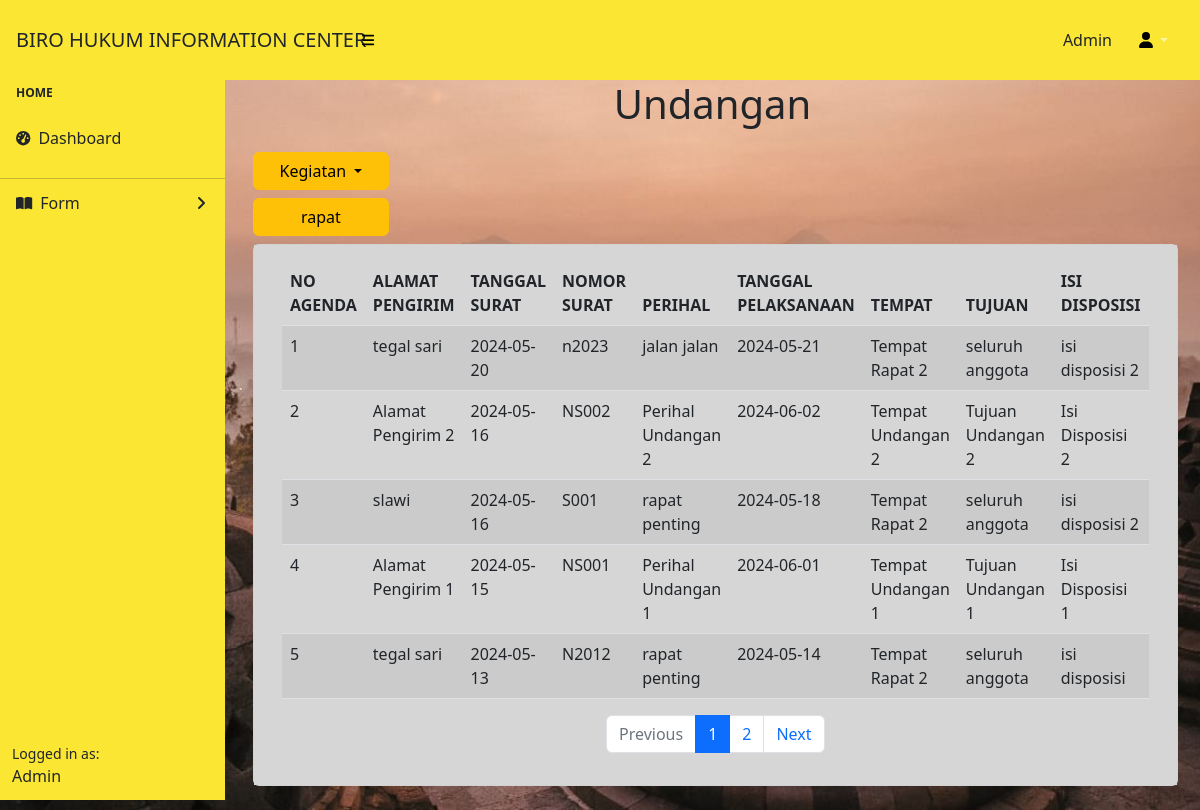
Before: /features/undangan.php with the older database file.
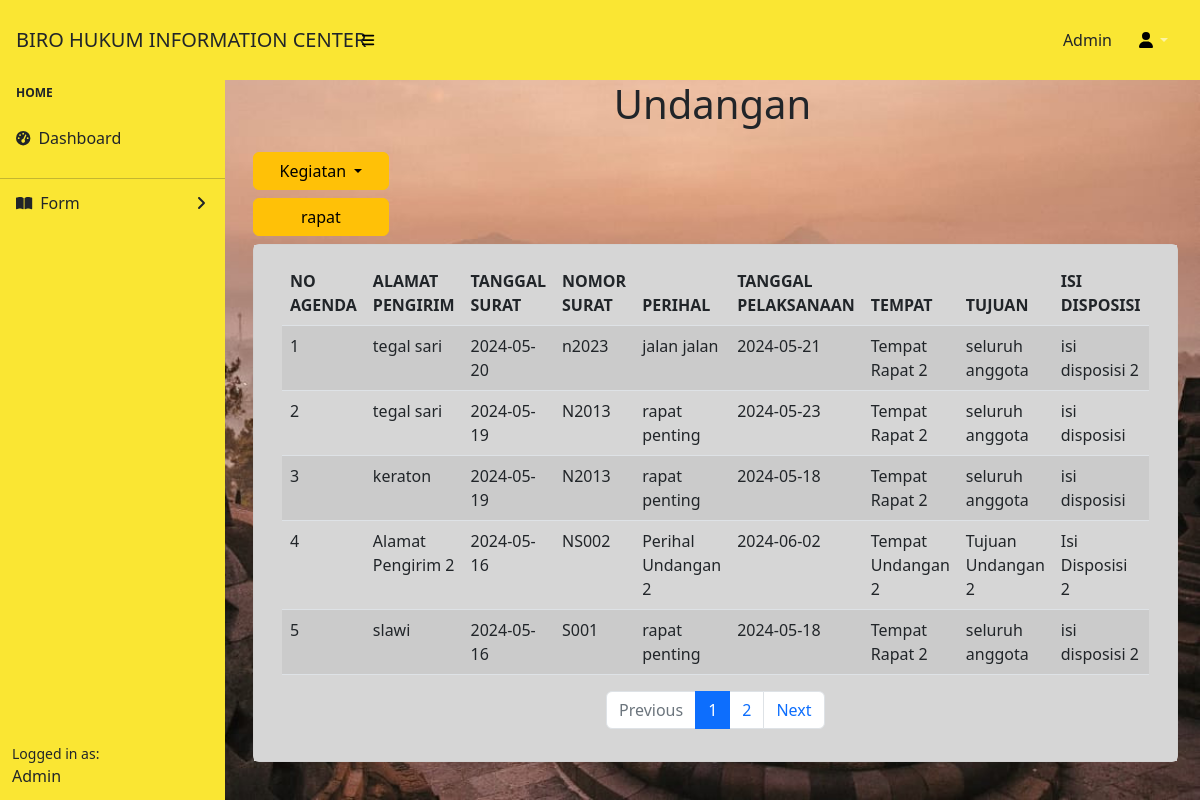
After: the same page with the newer database file.
### tables this page shows
CREATE TABLE `undangan` (
  `no_id` int(11) NOT NULL,
  `alamat_pengirim` varchar(255) DEFAULT NULL,
  `tanggal_surat` date DEFAULT NULL,
  `nomor_surat` varchar(50) DEFAULT NULL,
  `perihal` varchar(255) DEFAULT NULL,
  `tanggal_pelaksanaan` date DEFAULT NULL,
  `tempat` varchar(255) DEFAULT NULL,
  `tujuan` varchar(255) DEFAULT NULL,
  `isi_disposisi` text DEFAULT NULL
);

### features/dom/tbl-undangan.php (the view)
<?php
include 'koneksi.php';
$items_per_page = 5;
$page = isset($_GET['page']) ? (int)$_GET['page'] : 1;
$offset = ($page - 1) * $items_per_page;
$query = "SELECT no_id, alamat_pengirim, tanggal_surat, nomor_surat, perihal, tanggal_pelaksanaan, tempat, tujuan, isi_disposisi
          FROM undangan
          ORDER BY tanggal_surat DESC
          LIMIT $items_per_page OFFSET $offset";
$hasil = mysqli_query($koneksi, $query);
$total_query = "SELECT COUNT(*) AS total FROM undangan";
$total_result = mysqli_query($koneksi, $total_query);
$total_row = mysqli_fetch_assoc($total_result);
$total_items = $total_row['total'];
$total_pages = ceil($total_items / $items_per_page);
echo '<div class="container">';
if ($hasil && mysqli_num_rows($hasil) > 0) {
    echo '<table class="table table-striped">';
    echo '<thead>';
    echo '  <tr>';
    echo '    <th>NO AGENDA</th>';
    echo '    <th>ALAMAT PENGIRIM</th>';
    echo '    <th>TANGGAL SURAT</th>';
    echo '    <th>NOMOR SURAT</th>';
    echo '    <th>PERIHAL</th>';
    echo '    <th>TANGGAL PELAKSANAAN</th>';
    echo '    <th>TEMPAT</th>';
    echo '    <th>TUJUAN</th>';
    echo '    <th>ISI DISPOSISI</th>';
    echo '  </tr>';
    echo '</thead>';
    echo '<tbody>';
    $no_agenda = $offset + 1;
    while ($row = mysqli_fetch_assoc($hasil)) {
        echo '<tr>';
        echo "  <td>{$no_agenda}</td>";
        echo "  <td>{$row['alamat_pengirim']}</td>";
        echo "  <td>{$row['tanggal_surat']}</td>";
        echo "  <td>{$row['nomor_surat']}</td>";
        echo "  <td>{$row['perihal']}</td>";
        echo "  <td>{$row['tanggal_pelaksanaan']}</td>";
        echo "  <td>{$row['tempat']}</td>";
        echo "  <td>{$row['tujuan']}</td>";
        echo "  <td>{$row['isi_disposisi']}</td>";
        echo '</tr>';
        $no_agenda++;
    }
    echo '</tbody>';
    echo '</table>';
    echo '<nav aria-label="Page navigation">';
    echo '  <ul class="pagination d-flex justify-content-center">';
    if ($page > 1) {
        $previous_page = $page - 1;
        echo "    <li class='page-item'><a class='page-link' href='tbl-undangan.php?page=$previous_page'>Previous</a></li>";
    } else {
        echo "    <li class='page-item disabled'><a class='page-link'>Previous</a></li>";
    }
    for ($i = 1; $i <= $total_pages; $i++) {
        $active = ($i === $page) ? 'active' : '';
        echo "    <li class='page-item $active'><a class='page-link' href='tbl-undangan.php?page=$i'>$i</a></li>";
    }
    if ($page < $total_pages) {
        $next_page = $page + 1;
        echo "    <li class='page-item'><a class='page-link' href='tbl-undangan.php?page=$next_page'>Next</a></li>";
    } else {
        echo "    <li class='page-item disabled'><a class='page-link'>Next</a></li>";
    }
    echo '  </ul>';
    echo '</nav>';
} else {
    echo "Tidak ada data undangan yang ditemukan.";
}
echo '</div>';

Changed rows visible on the page:
no longer on this page (row unchanged): undangan: alamat_pengirim "Alamat Pengirim 1", tanggal_surat "2024-05-15", nomor_surat "NS001", perihal "Perihal Undangan 1", tanggal_pelaksanaan "2024-06-01", tempat "Tempat Undangan 1", tujuan "Tujuan Undangan 1", isi_disposisi "Isi Disposisi 1"
no longer on this page (row unchanged): undangan: alamat_pengirim "tegal sari", tanggal_surat "2024-05-13", nomor_surat "N2012", perihal "rapat penting", tanggal_pelaksanaan "2024-05-14", tempat "Tempat Rapat 2", tujuan "seluruh anggota", isi_disposisi "isi disposisi"
added undangan: alamat_pengirim "tegal sari", tanggal_surat "2024-05-19", nomor_surat "N2013", perihal "rapat penting", tanggal_pelaksanaan "2024-05-23", tempat "Tempat Rapat 2", tujuan "seluruh anggota", isi_disposisi "isi disposisi"
added undangan: alamat_pengirim "keraton", tanggal_surat "2024-05-19", nomor_surat "N2013", perihal "rapat penting", tanggal_pelaksanaan "2024-05-18", tempat "Tempat Rapat 2", tujuan "seluruh anggota", isi_disposisi "isi disposisi"
